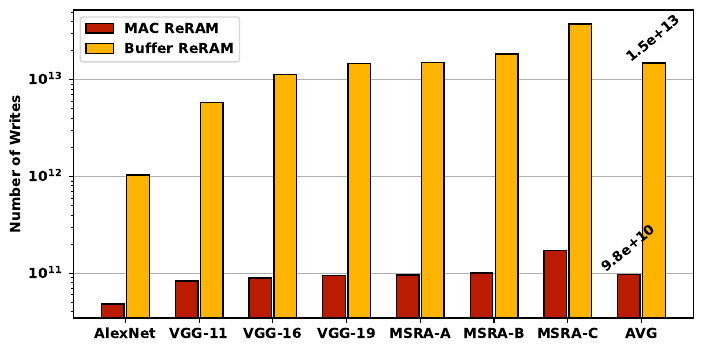

Recreate this plot in Python.
import numpy as np
import pandas as pd
import matplotlib.pyplot as plt
from matplotlib import rcParams

W = 0.17
ALPHA = 40
rcParams['font.weight'] = 'bold'

df_CASCADE = pd.read_csv('../results/CASCADE.csv')

number_of_inferences = 1 * 365 * 24 * 60 * 60 * 30
MAC_RRAM_rewrites = df_CASCADE['total_number_of_rewrites'] * number_of_inferences
buffer_RRAM_rewrites = np.subtract(df_CASCADE['latency'], df_CASCADE['memory_latency']) // 16 * number_of_inferences

x = list(df_CASCADE['dnn'])
x_axis = np.arange(len(x))

plt.figure(figsize=(8, 4))
ax = plt.axes()
ax.set_axisbelow(True)
plt.grid(axis='y')

plt.bar(x_axis - W, MAC_RRAM_rewrites, 1.8 * W, label='MAC ReRAM', color='#BA1B01', edgecolor='black')
plt.text(len(x) - 1 - W, 1.05 * MAC_RRAM_rewrites[len(x) - 1], '{:.1e}'.format(MAC_RRAM_rewrites[len(x) - 1]), ha='center', rotation=ALPHA)

plt.bar(x_axis + W, buffer_RRAM_rewrites, 1.8 * W, label='Buffer ReRAM', color='#FFB400', edgecolor='black')
plt.text(len(x) - 1 + W, 1.02 * buffer_RRAM_rewrites[len(x) - 1], '{:.1e}'.format(buffer_RRAM_rewrites[len(x) - 1]), ha='center', rotation=ALPHA)

plt.xticks(x_axis, x)
plt.yscale('log')
plt.ylabel('Number of Writes', weight='bold')
plt.legend(loc='upper left')
plt.savefig('nws_writes.pdf', bbox_inches='tight')
plt.show()
